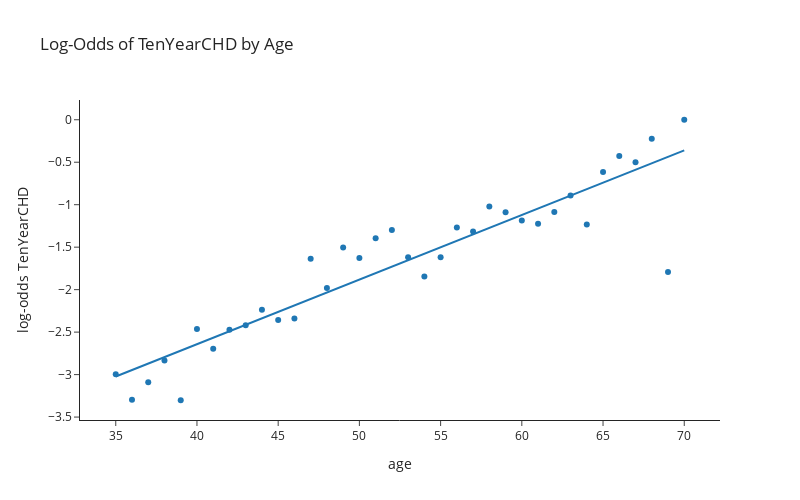

Write notebook code for a chart like this one.
### Markdown cell above
Fitting a linear function to a probability (which lies between 0 and 1) usually doesn't make a ton of sense. Instead, we usually want to look at the odds, or *log-odds* instead. (In practice, log-odds are almost always used in statistical modeling (e.g., logistic regression), while odds are often used for interpretation and communication.)

**Log-Odds Examples:**

**Example 1:**  
Class 1 happens in 75% of cases  
Class 2 happens in 25% of cases  
The odds of Class 1 are then **3 : 1**,  
leading to log-odds of ln(3) = **1,1**  

**Example 2:**  
Class 1 happens in 50% of cases  
Class 2 happens in 50% of cases  
The odds of Class 1 are then **1 : 1**,  
leading to log-odds of ln(1) = **0**  

**Example 3:**  
Class 1 happens in 25% of cases  
Class 2 happens in 75% of cases  
The odds of Class 1 are then **1/3 : 1**,  
leading to log-odds of ln(1/3) = **-1,1**

### Code cell
p = df.groupby('age')[target].mean()
p = p.loc[(p>0)&(p<1)]
log_odds = np.log(p/(1-p))
px.scatter(
    log_odds,
    trendline="ols",
    labels={"value": f"log-odds {target}"},
    width=800, height=500,
    template="simple_white",
    title=f'Log-Odds of {target} by Age',
).update_layout(showlegend=False)

### Figure 1 — Plotly figure (JSON) as saved in the notebook; plotly's stock layout.template omitted (floating-point values rounded to 4 significant figures)
{"data": [{"hovertemplate": "variable=TenYearCHD<br>age=%{x}<br>log-odds TenYearCHD=%{y}<extra></extra>", "legendgroup": "TenYearCHD", "marker": {"color": "#1F77B4", "symbol": "circle"}, "mode": "markers", "name": "TenYearCHD", "orientation": "v", "showlegend": true, "type": "scatter", "x": [35, 36, 37, 38, 39, 40, 41, 42, 43, 44, 45, 46, 47, 48, 49, 50, 51, 52, 53, 54, 55, 56, 57, 58, 59, 60, 61, 62, 63, 64, 65, 66, 67, 68, 69, 70], "xaxis": "x", "y": [-2.996, -3.296, -3.091, -2.833, -3.302, -2.462, -2.696, -2.473, -2.419, -2.238, -2.358, -2.339, -1.635, -1.979, -1.504, -1.627, -1.395, -1.296, -1.618, -1.846, -1.618, -1.269, -1.317, -1.02, -1.087, -1.185, -1.224, -1.085, -0.891, -1.232, -0.6152, -0.4274, -0.499, -0.2231, -1.792, 0.0], "yaxis": "y"}, {"hovertemplate": "<b>OLS trendline</b><br>value = 0.0760576 * age + -5.68435<br>R<sup>2</sup>=0.848839<br><br>variable=TenYearCHD<br>age=%{x}<br>log-odds TenYearCHD=%{y} <b>(trend)</b><extra></extra>", "legendgroup": "TenYearCHD", "marker": {"color": "#1F77B4", "symbol": "circle"}, "mode": "lines", "name": "TenYearCHD", "showlegend": false, "type": "scatter", "x": [35, 36, 37, 38, 39, 40, 41, 42, 43, 44, 45, 46, 47, 48, 49, 50, 51, 52, 53, 54, 55, 56, 57, 58, 59, 60, 61, 62, 63, 64, 65, 66, 67, 68, 69, 70], "xaxis": "x", "y": [-3.022, -2.946, -2.87, -2.794, -2.718, -2.642, -2.566, -2.49, -2.414, -2.338, -2.262, -2.186, -2.11, -2.034, -1.958, -1.881, -1.805, -1.729, -1.653, -1.577, -1.501, -1.425, -1.349, -1.273, -1.197, -1.121, -1.045, -0.9688, -0.8927, -0.8167, -0.7406, -0.6645, -0.5885, -0.5124, -0.4364, -0.3603], "yaxis": "y"}], "layout": {"height": 500, "legend": {"title": {"text": "variable"}, "tracegroupgap": 0}, "showlegend": false, "title": {"text": "Log-Odds of TenYearCHD by Age"}, "width": 800, "xaxis": {"anchor": "y", "domain": [0, 1], "title": {"text": "age"}}, "yaxis": {"anchor": "x", "domain": [0, 1], "title": {"text": "log-odds TenYearCHD"}}}}
